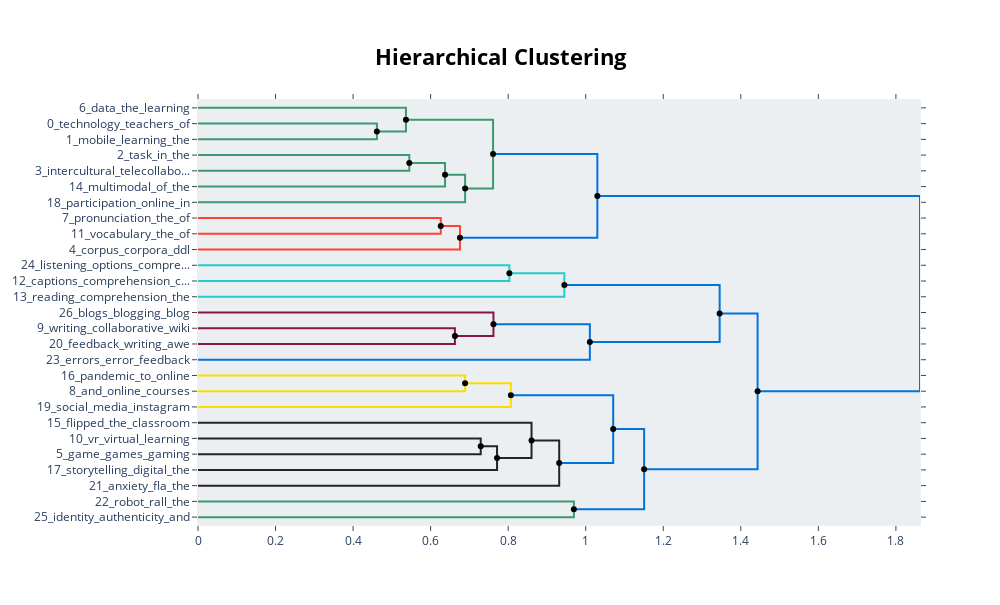

The cell this chart's notebook holds for it:
### Code cell
hierarchical_topics = model.hierarchical_topics(docs)
model.visualize_hierarchy(hierarchical_topics=hierarchical_topics)

### Figure 1 — Plotly figure (JSON) as saved in the notebook; plotly's stock layout.template omitted (floating-point values rounded to 4 significant figures)
{"data": [{"hoverinfo": "text", "marker": {"color": "rgb(61,153,112)"}, "mode": "lines", "text": ["intercultural_telecollaboration_and_the_of", "", "", "task_in_the_and_of"], "type": "scatter", "x": [0, 0.4614, 0.4614, 0], "xaxis": "x", "y": [-15, -15, -25, -25], "yaxis": "y"}, {"hoverinfo": "text", "marker": {"color": "rgb(61,153,112)"}, "mode": "lines", "text": ["multimodal_of_the_and_in", "", "", "and_the_in_of_to"], "type": "scatter", "x": [0, 0.5364, 0.5364, 0.4614], "xaxis": "x", "y": [-5, -5, -20, -20], "yaxis": "y"}, {"hoverinfo": "text", "marker": {"color": "rgb(61,153,112)"}, "mode": "lines", "text": ["technology_teachers_of_the_and", "", "", "mobile_learning_the_and_mall"], "type": "scatter", "x": [0, 0.545, 0.545, 0], "xaxis": "x", "y": [-35, -35, -45, -45], "yaxis": "y"}, {"hoverinfo": "text", "marker": {"color": "rgb(61,153,112)"}, "mode": "lines", "text": ["data_the_learning_of_and", "", "", "the_of_and_technology_learning"], "type": "scatter", "x": [0.545, 0.6371, 0.6371, 0], "xaxis": "x", "y": [-40, -40, -55, -55], "yaxis": "y"}, {"hoverinfo": "text", "marker": {"color": "rgb(61,153,112)"}, "mode": "lines", "text": ["participation_online_in_and_language", "", "", "the_of_and_learning_to"], "type": "scatter", "x": [0.6371, 0.6889, 0.6889, 0], "xaxis": "x", "y": [-47.5, -47.5, -65, -65], "yaxis": "y"}, {"hoverinfo": "text", "marker": {"color": "rgb(61,153,112)"}, "mode": "lines", "text": ["the_of_and_learning_to", "", "", "game_games_gaming_learning_and"], "type": "scatter", "x": [0.5364, 0.761, 0.761, 0.6889], "xaxis": "x", "y": [-12.5, -12.5, -56.25, -56.25], "yaxis": "y"}, {"hoverinfo": "text", "marker": {"color": "rgb(255,65,54)"}, "mode": "lines", "text": ["the_and_of_in_to", "", "", "the_of_and_learning_to"], "type": "scatter", "x": [0, 0.6261, 0.6261, 0], "xaxis": "x", "y": [-75, -75, -85, -85], "yaxis": "y"}, {"hoverinfo": "text", "marker": {"color": "rgb(255,65,54)"}, "mode": "lines", "text": ["the_and_of_in_to", "", "", "vr_virtual_learning_and_reality"], "type": "scatter", "x": [0.6261, 0.6757, 0.6757, 0], "xaxis": "x", "y": [-80, -80, -95, -95], "yaxis": "y"}, {"hoverinfo": "text", "marker": {"color": "rgb(0,116,217)"}, "mode": "lines", "text": ["storytelling_digital_the_and_stories", "", "", "the_and_of_in_to"], "type": "scatter", "x": [0.761, 1.03, 1.03, 0.6757], "xaxis": "x", "y": [-34.38, -34.38, -87.5, -87.5], "yaxis": "y"}, {"hoverinfo": "text", "marker": {"color": "rgb(35,205,205)"}, "mode": "lines", "text": ["the_and_of_in_to", "", "", "flipped_the_classroom_in_and"], "type": "scatter", "x": [0, 0.8031, 0.8031, 0], "xaxis": "x", "y": [-105, -105, -115, -115], "yaxis": "y"}, {"hoverinfo": "text", "marker": {"color": "rgb(35,205,205)"}, "mode": "lines", "text": ["anxiety_fla_the_of_and", "", "", "the_and_of_in_to"], "type": "scatter", "x": [0.8031, 0.9449, 0.9449, 0], "xaxis": "x", "y": [-110, -110, -125, -125], "yaxis": "y"}, {"hoverinfo": "text", "marker": {"color": "rgb(133,20,75)"}, "mode": "lines", "text": ["the_and_of_in_to", "", "", "identity_authenticity_and_identities_language"], "type": "scatter", "x": [0, 0.6626, 0.6626, 0], "xaxis": "x", "y": [-145, -145, -155, -155], "yaxis": "y"}, {"hoverinfo": "text", "marker": {"color": "rgb(133,20,75)"}, "mode": "lines", "text": ["robot_rall_the_telepresence_chatbots", "", "", "the_and_of_in_to"], "type": "scatter", "x": [0, 0.762, 0.762, 0.6626], "xaxis": "x", "y": [-135, -135, -150, -150], "yaxis": "y"}, {"hoverinfo": "text", "marker": {"color": "rgb(0,116,217)"}, "mode": "lines", "text": ["and_online_courses_education_to", "", "", "pandemic_to_online_the_emergency"], "type": "scatter", "x": [0.762, 1.011, 1.011, 0], "xaxis": "x", "y": [-142.5, -142.5, -165, -165], "yaxis": "y"}, {"hoverinfo": "text", "marker": {"color": "rgb(0,116,217)"}, "mode": "lines", "text": ["social_media_instagram_and_of", "", "", "online_to_and_the_education"], "type": "scatter", "x": [0.9449, 1.345, 1.345, 1.011], "xaxis": "x", "y": [-117.5, -117.5, -153.8, -153.8], "yaxis": "y"}, {"hoverinfo": "text", "marker": {"color": "rgb(255,220,0)"}, "mode": "lines", "text": ["the_and_of_in_to", "", "", "and_to_the_online_of"], "type": "scatter", "x": [0, 0.6888, 0.6888, 0], "xaxis": "x", "y": [-175, -175, -185, -185], "yaxis": "y"}, {"hoverinfo": "text", "marker": {"color": "rgb(255,220,0)"}, "mode": "lines", "text": ["writing_collaborative_wiki_the_in", "", "", "feedback_writing_awe_the_students"], "type": "scatter", "x": [0.6888, 0.807, 0.807, 0], "xaxis": "x", "y": [-180, -180, -195, -195], "yaxis": "y"}, {"hoverinfo": "text", "marker": {"color": "rgb(40,35,35)"}, "mode": "lines", "text": ["blogs_blogging_blog_writing_in", "", "", "writing_feedback_collaborative_the_wiki"], "type": "scatter", "x": [0, 0.7292, 0.7292, 0], "xaxis": "x", "y": [-215, -215, -225, -225], "yaxis": "y"}, {"hoverinfo": "text", "marker": {"color": "rgb(40,35,35)"}, "mode": "lines", "text": ["writing_feedback_collaborative_the_in", "", "", "errors_error_feedback_l2_spelling"], "type": "scatter", "x": [0.7292, 0.7713, 0.7713, 0], "xaxis": "x", "y": [-220, -220, -235, -235], "yaxis": "y"}, {"hoverinfo": "text", "marker": {"color": "rgb(40,35,35)"}, "mode": "lines", "text": ["pronunciation_the_of_asr_speech", "", "", "vocabulary_the_of_and_l2"], "type": "scatter", "x": [0, 0.8602, 0.8602, 0.7713], "xaxis": "x", "y": [-205, -205, -227.5, -227.5], "yaxis": "y"}, {"hoverinfo": "text", "marker": {"color": "rgb(40,35,35)"}, "mode": "lines", "text": ["pronunciation_the_of_and_to", "", "", "corpus_corpora_ddl_the_of"], "type": "scatter", "x": [0.8602, 0.9316, 0.9316, 0], "xaxis": "x", "y": [-216.2, -216.2, -245, -245], "yaxis": "y"}, {"hoverinfo": "text", "marker": {"color": "rgb(0,116,217)"}, "mode": "lines", "text": ["reading_comprehension_the_and_students", "", "", "the_corpus_of_and_to"], "type": "scatter", "x": [0.807, 1.071, 1.071, 0.9316], "xaxis": "x", "y": [-187.5, -187.5, -230.6, -230.6], "yaxis": "y"}, {"hoverinfo": "text", "marker": {"color": "rgb(61,153,112)"}, "mode": "lines", "text": ["captions_comprehension_captioning_caption_the", "", "", "listening_options_comprehension_metacognitive_help"], "type": "scatter", "x": [0, 0.9694, 0.9694, 0], "xaxis": "x", "y": [-255, -255, -265, -265], "yaxis": "y"}, {"hoverinfo": "text", "marker": {"color": "rgb(0,116,217)"}, "mode": "lines", "text": ["the_of_and_corpus_to", "", "", "captions_listening_comprehension_the_captioning"], "type": "scatter", "x": [1.071, 1.151, 1.151, 0.9694], "xaxis": "x", "y": [-209.1, -209.1, -260, -260], "yaxis": "y"}, {"hoverinfo": "text", "marker": {"color": "rgb(0,116,217)"}, "mode": "lines", "text": ["writing_feedback_the_in_collaborative", "", "", "the_of_and_to_in"], "type": "scatter", "x": [1.345, 1.443, 1.443, 1.151], "xaxis": "x", "y": [-135.6, -135.6, -234.5, -234.5], "yaxis": "y"}, {"hoverinfo": "text", "marker": {"color": "rgb(0,116,217)"}, "mode": "lines", "text": ["the_and_of_in_to", "", "", "the_of_and_to_in"], "type": "scatter", "x": [1.03, 1.862, 1.862, 1.443], "xaxis": "x", "y": [-60.94, -60.94, -185.1, -185.1], "yaxis": "y"}, {"hoverinfo": "text", "hovertext": ["data_the_learning_of_and", "participation_online_in_and_language", "the_of_and_learning_to", "the_and_of_in_to", "storytelling_digital_the_and_stories", "anxiety_fla_the_of_and", "and_online_courses_education_to", "social_media_instagram_and_of", "writing_collaborative_wiki_the_in", "writing_feedback_collaborative_the_in", "pronunciation_the_of_and_to", "reading_comprehension_the_and_students", "the_of_and_corpus_to", "writing_feedback_the_in_collaborative", "the_and_of_in_to"], "marker": {"color": "black"}, "mode": "markers", "showlegend": false, "type": "scatter", "x": [0.545, 0.6371, 0.5364, 0.6261, 0.761, 0.8031, 0.762, 0.9449, 0.6888, 0.7292, 0.8602, 0.807, 1.071, 1.345, 1.03], "y": [-40, -47.5, -12.5, -80, -34.38, -110, -142.5, -117.5, -180, -220, -216.2, -187.5, -209.1, -135.6, -60.94]}, {"hoverinfo": "text", "hovertext": ["and_the_in_of_to", "game_games_gaming_learning_and", "the_and_of_in_to", "the_and_of_in_to", "online_to_and_the_education", "vocabulary_the_of_and_l2", "the_corpus_of_and_to", "captions_listening_comprehension_the_captioning", "the_of_and_to_in", "the_of_and_to_in"], "marker": {"color": "black"}, "mode": "markers", "showlegend": false, "type": "scatter", "x": [0.4614, 0.6889, 0.6757, 0.6626, 1.011, 0.7713, 0.9316, 0.9694, 1.151, 1.443], "y": [-20, -56.25, -87.5, -150, -153.8, -227.5, -230.6, -260, -234.5, -185.1]}], "layout": {"autosize": false, "height": 605, "hoverlabel": {"bgcolor": "white", "font": {"family": "Rockwell", "size": 16}}, "hovermode": "closest", "plot_bgcolor": "#ECEFF1", "showlegend": false, "title": {"font": {"color": "Black", "size": 22}, "text": "<b>Hierarchical Clustering</b>", "x": 0.5, "xanchor": "center", "yanchor": "top"}, "width": 1000, "xaxis": {"mirror": "allticks", "rangemode": "tozero", "showgrid": false, "showline": true, "showticklabels": true, "ticks": "outside", "type": "linear", "zeroline": false}, "yaxis": {"mirror": "allticks", "range": [-270, 0], "rangemode": "tozero", "showgrid": false, "showline": true, "showticklabels": true, "tickmode": "array", "ticks": "outside", "ticktext": ["6_data_the_learning", "0_technology_teachers_of", "1_mobile_learning_the", "2_task_in_the", "3_intercultural_telecollabo...", "14_multimodal_of_the", "18_participation_online_in", "7_pronunciation_the_of", "11_vocabulary_the_of", "4_corpus_corpora_ddl", "24_listening_options_compre...", "12_captions_comprehension_c...", "13_reading_comprehension_the", "26_blogs_blogging_blog", "9_writing_collaborative_wiki", "20_feedback_writing_awe", "23_errors_error_feedback", "16_pandemic_to_online", "8_and_online_courses", "19_social_media_instagram", "15_flipped_the_classroom", "10_vr_virtual_learning", "5_game_games_gaming", "17_storytelling_digital_the", "21_anxiety_fla_the", "22_robot_rall_the", "25_identity_authenticity_and"], "tickvals": [-5, -15, -25, -35, -45, -55, -65, -75, -85, -95, -105, -115, -125, -135, -145, -155, -165, -175, -185, -195, -205, -215, -225, -235, -245, -255, -265], "type": "linear", "zeroline": false}}}
